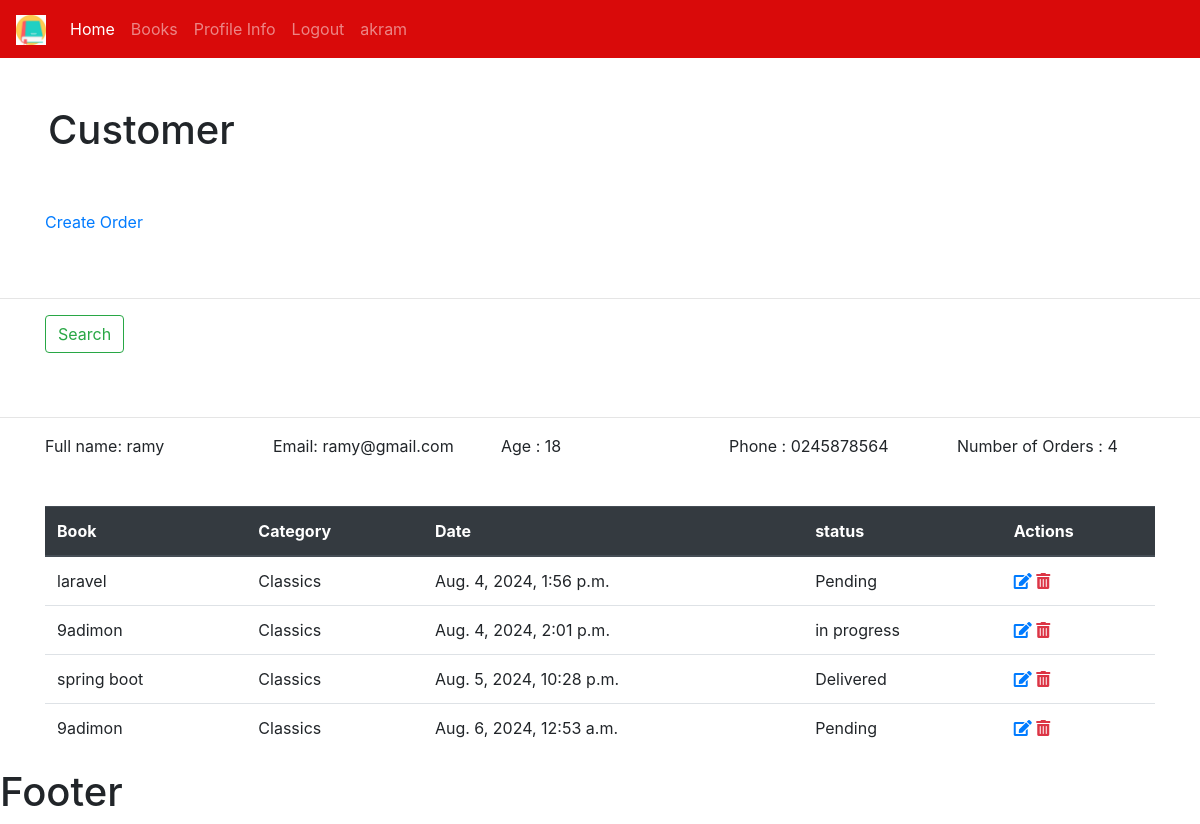
The app's page /customer/1/ (signed in) with its own data.
### bookstore/models.py (models this page shows, shortened)
class Customer(models.Model):
    user = models.OneToOneField(User,null=True, on_delete=models.CASCADE)
    name = models.CharField(max_length=190, null=True)
    email = models.CharField(max_length=190, null=True)
    phone = models.CharField(max_length=190, null=True)
    age = models.CharField(max_length=190, null=True)
    avatar = models.ImageField(blank=True, null=True, default="preson.png")
    date_created = models.DateTimeField(auto_now_add=True, null=True)

class Order(models.Model):
    STATUS= (
        ('Pending','Pending'),
        ('Delivered','Delivered'),
        ('in progress','in progress'),
        ('out of order','out of order')
    )
    customer = models.ForeignKey(Customer, null=True, on_delete=models.SET_NULL)
    book = models.ForeignKey(Book, null=True, on_delete=models.SET_NULL)
    tags = models.ManyToManyField(Tag)
    date_created = models.DateTimeField(auto_now_add=True, null=True)
    status =  models.CharField(max_length=200, null=True,choices=STATUS)

class Book(models.Model):
    CATEGORY = ( #tuple
        ('Classics','Classics'),
        ('Comic Book','Comic Book'),
        ('Fantasy','Fantasy'),
        ('Horror','Horror')
    )
    name = models.CharField(max_length=190, null=True)
    author = models.CharField(max_length=190, null=True)
    price = models.FloatField( null=True)
    category = models.CharField(max_length=190, null=True ,choices=CATEGORY  )
    description = models.CharField(max_length=200, null=True)
    tags = models.ManyToManyField(Tag)
    date_created = models.DateTimeField(auto_now_add=True, null=True)
    def __str__(self):
         return self.name

### bookstore/views.py (the view)
# urls.py: path('customer/<int:pk>/',views.customer,name='customer'),
def customer(request,pk):
    customer = Customer.objects.get(id=pk)
    orders = customer.order_set.all()
    total_orders = orders.count()
    myContext = {
        'customer': customer ,
        'orders': orders,
        'total_orders': total_orders
    }
    return render(request=request , template_name='bookstore/customer.html',context=myContext)

### bookstore/templates/bookstore/customer.html (shortened to what this page needs)
{% extends 'bookstore/main.html'%}
{% block content %}
<h1 class="p-5">Customer</h1>
<div class="container pb-5">
  <div class="row">
    <div class="col-sm">
    <a href="{% comment %}{% url 'create' customer.id %}{% endcomment %}"> Create Order</a>
    </div>
  </div>
</div>
<hr>
<div class="container pb-5">
  <div class="row">
    <div class="col-sm">
    <form class="form-inline my-2 my-lg-0" method="GET">
      <button class="btn btn-outline-success my-2 my-sm-0" type="submit">Search</button>
    </form>
    </div>
  </div>
</div>
<hr>
<div class="container pb-5">
  <div class="row">
    <div class="col-sm">
    Full name:   {{customer.name}}
    </div>
    <div class="col-sm">
    Email:   {{customer.email}}
    </div>
    <div class="col-sm">
    Age :   {{customer.age}}
    </div>
    <div class="col-sm">
    Phone :   {{customer.phone}}
    </div>
      <div class="col-sm">
    Number of Orders :   {{total_orders}}
    </div>
  </div>
</div>
<div class="container">
<table class="table">
  <thead class="thead-dark">
    <tr>
      <th scope="col">Book</th>
      <th scope="col">Category</th>
      <th scope="col">Date</th>
       <th scope="col">status</th>
       <th scope="col">Actions</th>
    </tr>
  </thead>
  <tbody>
   {% for item in orders  %}
        <tr>
         <td>{{item.book}}</td>
      <td>{{item.book.category}}</td> {% comment %}//from foreign key{% endcomment %}
      <td>{{item.date_created}}</td>
      <td>{{item.status}}</td>
       <td>
       <a href="{% comment %}{% url 'update' item.id%}{% endcomment %}"><i class="fas fa-edit"></i></a>
       <a class="text-danger" href="{% comment %}{% url 'delete' item.id %}{% endcomment %}"><i class="fas fa-trash-alt"></i></a>
       </td>
       </tr>
      {% endfor %}
  </tbody>
</table>
</div>
{% endblock %}

### bookstore/templates/bookstore/navbar.html (shortened to what this page needs)
{% load static   %}
<nav class="navbar navbar-expand-lg  navbar-dark bg-primary">
  <a class="navbar-brand" href="{% url 'home' %}">
   <img src="{% static '/images/book.png'  %}" width="30" height="30" alt="" loading="lazy">
  </a>
  <div class="collapse navbar-collapse" id="navbarSupportedContent">
    <ul class="navbar-nav mr-auto">
    {% if request.user.is_staff%}
      <li class="nav-item active">
        <a class="nav-link" href="{% url 'home' %}">Home <span class="sr-only">(current)</span></a>
      </li>
      <li class="nav-item">
        <a class="nav-link" href="{% url 'books' %}">Books</a>
      </li>
  {% endif %}
      <li class="nav-item">
        <a class="nav-link" href="">Profile Info</a>
      </li>
      <li class="nav-item">
        <a class="nav-link" href="">Logout</a>
      </li>
       <li class="nav-item">
       <a class="nav-link" href="#">{{request.user}}</a>
      </li>
    </ul>
  </div>
</nav>

### myStatic/css/style.css (style rules this page uses)
.bg-primary { background-color: #d90a0a!important; }

### records on screen
Customer: name "ramy", email "ramy@gmail.com", age "18", phone "0245878564"
Order: book "laravel", book.category "Classics", date_created "Aug. 4, 2024, 1:56 p.m.", status "Pending"
Order: book "9adimon", book.category "Classics", date_created "Aug. 4, 2024, 2:01 p.m.", status "in progress"
Order: book "spring boot", book.category "Classics", date_created "Aug. 5, 2024, 10:28 p.m.", status "Delivered"
Order: book "9adimon", book.category "Classics", date_created "Aug. 6, 2024, 12:53 a.m.", status "Pending"

### other values on screen
{{ request.user }} "akram"
{{ total_orders }} "4"
